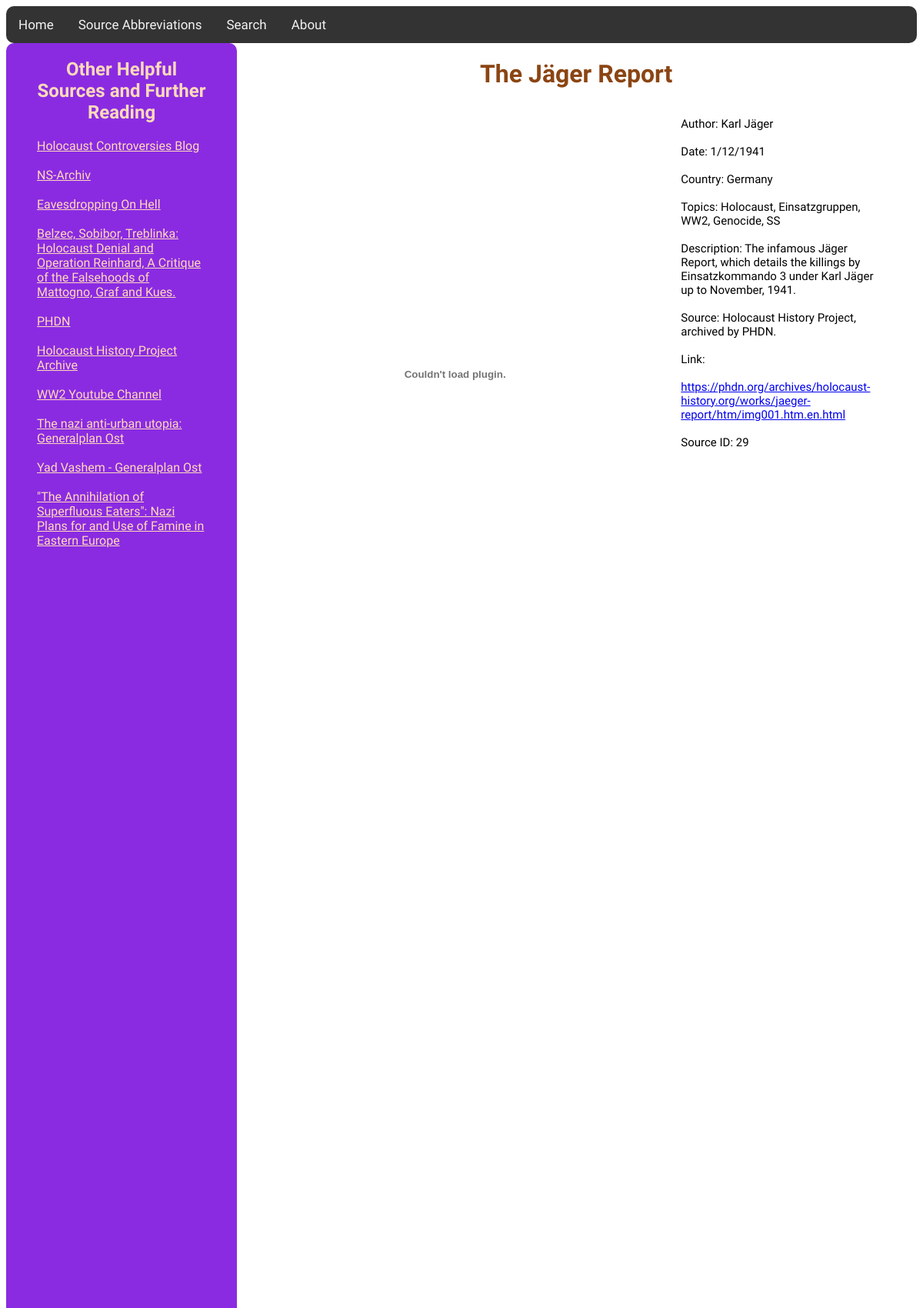
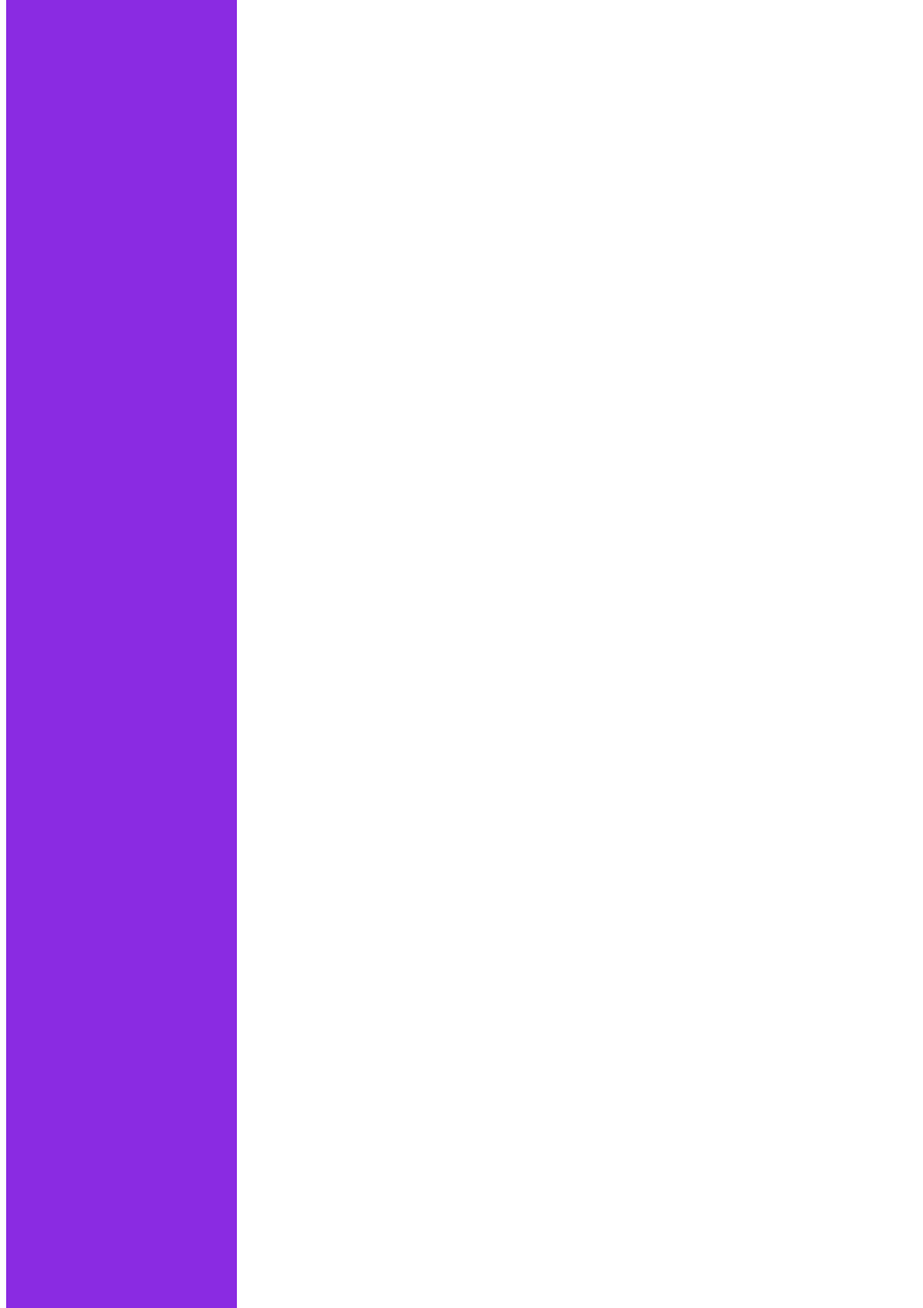
The page /source/29 (upper part) on the database its author committed (2 pictures, top to bottom).
### tables this page shows
CREATE TABLE "FURTHER" (
	"ID"	INTEGER,
	"NAME"	TEXT,
	"URL"	TEXT,
	PRIMARY KEY("ID")
);

CREATE TABLE "SOURCES" (
	"ID"	INTEGER,
	"DESCRIPTION"	TEXT,
	"YEAR"	INTEGER,
	"MONTH"	INTEGER,
	"DATE"	INTEGER,
	"AUTHOR"	TEXT,
	"PATH"	TEXT,
	"LINK"	TEXT,
	"CITATION"	TEXT,
	"WIDTH"	INTEGER,
	"TITLE"	TEXT,
	PRIMARY KEY("ID")
);

CREATE TABLE "COUNTRIES" (
	"ID"	INTEGER,
	"NAME"	TEXT,
	PRIMARY KEY("ID")
);

### app.py (the view)
@app.route('/source/<id>')
def source(id):
    source = []
    prot = False
    if id == "1":
        prot = True
    conn = sqlite3.connect("sources.db")
    cursor = conn.cursor()
    src = cursor.execute("SELECT ID,DESCRIPTION,YEAR,MONTH,DATE,AUTHOR,PATH,LINK,CITATION,WIDTH,TITLE FROM SOURCES WHERE ID=?", (id,))
    src = src.fetchall()
    src= src[0]
    src = list(src)
    countries = cursor.execute("SELECT NAME FROM COUNTRIES WHERE ID IN (SELECT COUN_ID FROM SRC_COUNS WHERE SRC_ID=?)", (id,))
    countries = countries.fetchall()
    countries = [c[0] for c in countries]
    src.append(countries)
    tags = get_tags(int(id), cursor)
    src.append(tags)
    tag_ids = [t[0] for t in cursor.execute("SELECT TAG_ID FROM SRC_TAGS WHERE SRC_ID=?", (id,)).fetchall()]
    print(tag_ids)
    further = {}
    for tag_id in tag_ids:
        furt = cursor.execute("SELECT NAME, URL FROM FURTHER WHERE ID IN (SELECT FURT_ID FROM TAGS_FURTHER WHERE TAG_ID=?)", (tag_id,)).fetchall()
        for f in furt:
            further[f[0]] = f[1]
    conn.close()
    return render_template("source.html", source=src, prot=False if id != "1" else True, further=further)

### app.py (called while the page is built)
def get_tags(id: int, cursor) -> list:
    cursor.execute("SELECT TAG FROM TAGS WHERE ID IN (SELECT TAG_ID FROM SRC_TAGS WHERE SRC_ID=?)", (id,))
    tags = [t[0] for t in cursor.fetchall()]  # Fixed: properly extract tags from tuples
    return tags

### templates/source.html (shortened to what this page needs)
<!DOCTYPE html>
<html lang="en">
<head>
    <link rel="stylesheet" href="{{ url_for('static', filename='styles/styles.css') }}">
</head>
<body id="source_page">
    <div class="topnav">
      <a href="{{url_for('index')}}">Home</a>
      <a href="{{url_for('sources_abbr')}}">Source Abbreviations</a>
      <a href="{{ url_for('search') }}">Search</a>
      <a href="{{ url_for('about') }}">About</a>
    </div>
    <div class="sidebar">
        <h2 class="src_link" style="text-align: center">Other Helpful Sources and Further Reading</h2>
        <p class="src_link">
            {% for key, value in further.items() %}
                <a id="sidebar-a" href="{{ value }}">{{ key }}</a>
                <br>
                <br>
            {% endfor %}
        </p>
    </div>
    <div id="main_content">
    <h1 id="title">{{ source[10] }}</h1>
    </div>
    <div id="main">
        <div id="content" style="height: 1000px">
            {% if prot %}
                <script type="text/javascript">
                    alert('Due to copyright concerns, I am required to put a transcript of the document here rather than a photo/facsimile');
                </script>
                <object draggable="false" id="src_frame" class="scaled" style="zoom: 100%" data="{{ url_for('static', filename=source[6]) }}" width="{{ source[9] }}"></object>
            {% elif ".pdf" in source[6] and "Images/" in source[6] %}
                <object type="application/pdf" style="zoom: 100%" id="src_frame" data="{{ url_for('static', filename=source[6]) }}#view=FitV" width="{{ source[9] }}" height="700px"></object>
            {% elif "http" in source[6] %}
                <object id="src_frame" style="zoom: 100%" data="{{ source[9] }}#view=FitV" width="{{ source[13] }}"></object>
            {% else %}
                    <object draggable="false" id="src_frame" style="image-rendering: -webkit-optimize-contrast;" class="scaled" data="{{ url_for('static', filename=source[6]) }}" width="{{ source[9] }}"></object>
                    <script>console.log('using other')</script>
            {% endif %}
        </div>
        <div id="metadata">
            <p>
                Author: {{ source[5] }}<br><br>
                Date: {{ source[4] }}/{{ source[3] }}/{{ source[2] }}<br><br>
                Country: {{ ', '.join(source[11]) }}<br><br>
                Topics: {{ ', '.join(source[12]) }}<br><br>
                Description: {{ source[1] }}<br><br>
                Source: {{ source[8] }}<br><br>
                {% if source[7] != None %}
                    Link:
                        <br>
                        <br>
                         <a href="{{ source[7] }}" target="_blank">{{ source[7] }}</a>
                {% endif %}
                <br>
                <br>
                Source ID: {{ source[0] }}
                <br><br>
            </p>
        </div>
        <br>
        <br>
        <br>
        </div>
</body>
</html>

### static/styles/styles.css (style rules this page uses)
#title { color: saddlebrown; font-family: "Winky Rough"; text-align: center; }
.src_link { text-decoration: none; color: peachpuff; font-family: "Winky Rough"; }
#content { padding-left: 330px; width: 150%; height: 550%; align-items: center; overflow: auto; position: relative; padding-right: 0; }
h1 { text-align: center; }
.topnav { background-color: #333; overflow: hidden; border-radius: 10px; }
.topnav a { float: left; color: #f2f2f2; text-align: center; padding: 14px 16px; text-decoration: none; font-family: "Winky Rough", ui-rounded; font-size: 17px; }
.sidebar { width: 300px; box-sizing: border-box; position:absolute; background-color: blueviolet; border-radius: 10px; padding-left: 40px; padding-right: 40px; height: 150%; z-index: 20; }
#main { padding-right: 50px; display: flex; overflow: auto; height: 560px; padding-bottom: 100px; }
#main_content { margin-left: 230px; padding-left: 10%; padding-right: 50px; }
#metadata { font-family: "Winky Rough"; font-size: 15px; margin-left: 0px; padding-left: 40px; overflow: auto; }
body { overflow: auto; }
#src_frame { position: relative; top: 0; left: 0; }

### templates/source.html (style rules this page uses)
#sidebar-a { color: peachpuff; }

### rows shown on the page
FURTHER: NAME "Holocaust Controversies Blog"
FURTHER: NAME "NS-Archiv"
FURTHER: NAME "Eavesdropping On Hell"
FURTHER: NAME "Belzec, Sobibor, Treblinka: Holocaust Denial and Operation Reinhard, A Critique of the Falsehoods of Mattogno, Graf and Kues."
FURTHER: NAME "PHDN"
FURTHER: NAME "Holocaust History Project Archive"
FURTHER: NAME "WW2 Youtube Channel"
FURTHER: NAME "The nazi anti-urban utopia: Generalplan Ost"
FURTHER: NAME "Yad Vashem - Generalplan Ost"
FURTHER: NAME "\"The Annihilation of Superfluous Eaters\": Nazi Plans for and Use of Famine in Eastern Europe"
SOURCES: TITLE "The Jäger Report", AUTHOR "Karl Jäger", DATE "1", MONTH "12", YEAR "1941", DESCRIPTION "The infamous Jäger Report, which details the killings by Einsatzkommando 3 under Karl Jäger up to November, 1941.", CITATION "Holocaust History Project, archived by PHDN.", LINK "https://phdn.org/archives/holocaust-history.org/works/jaeger-report/htm/img001.htm.en.html", ID "29"
COUNTRIES: NAME "Germany"

### other values the page prints
{{ ', '.join(source[12]) }} "Holocaust, Einsatzgruppen, WW2, Genocide, SS"
